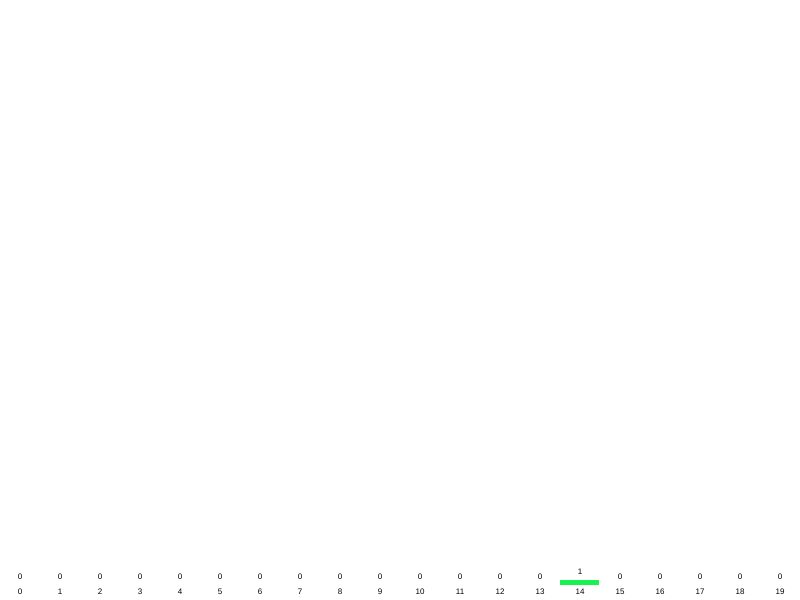
Frame 1 (no input)
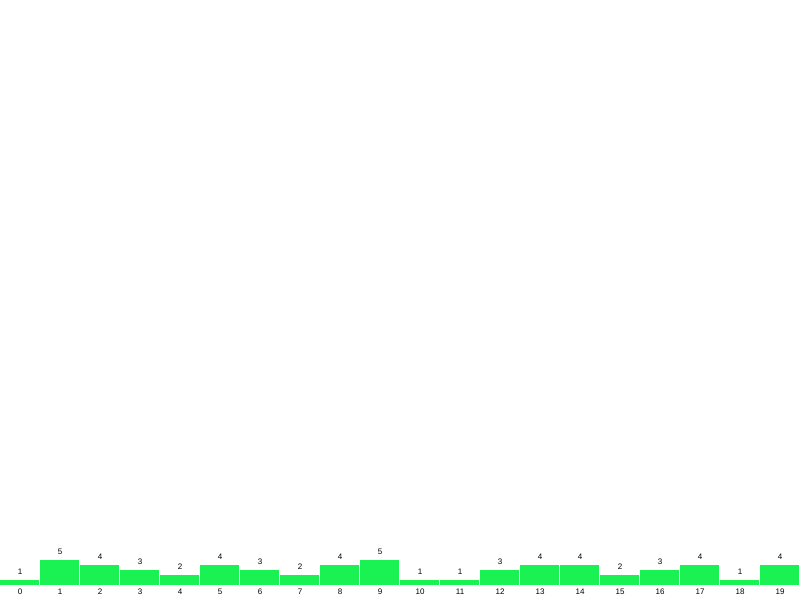
Frame 60 (no input)
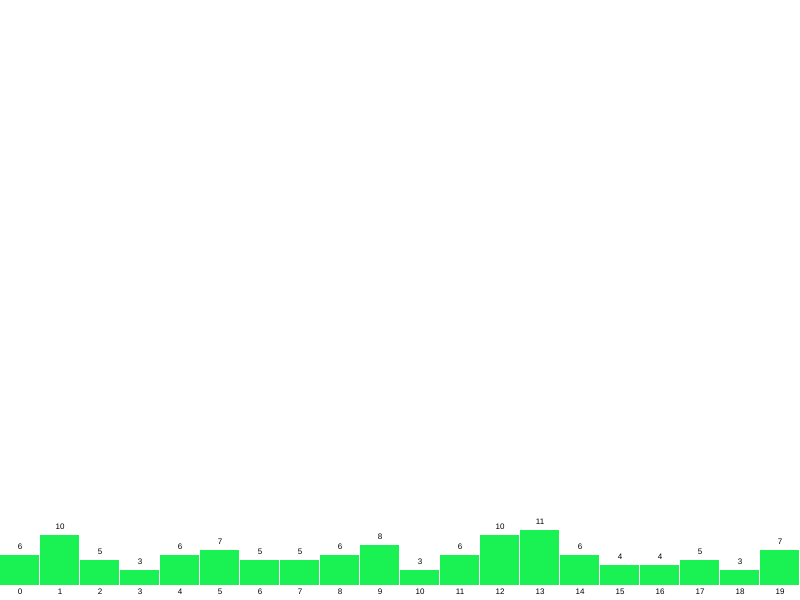
Frame 120 (the mouse pressed at the canvas centre since frame 60)

The p5.js sketch that drew these frames (run headless with seeded random() and noise() and a simulated clock; from frame 60 on, the mouse is pressed at the canvas centre):

// p5.js sketch
// ── sketch.js
let randomCounts = [];
let total = 20;
let gap = 4;

// Set minimum and maximum scaling factors
let minScalingFactor = 0.1;
let maxScalingFactor = 5;

// Set minimum and maximum text sizes
let minTextSize = 8;
let maxTextSize = 20;

function setup() {
  createCanvas(800, 600);

  for (let i = 0; i < total; i++) {
    randomCounts[i] = 0;
  }

  // Set text properties
  textAlign(CENTER, BOTTOM);
}

function draw() {
  background(255);

  // Increment a random bar
  let index = floor(random(randomCounts.length));
  randomCounts[index]++;

  // Find the maximum count in randomCounts[]
  let maxCount = max(randomCounts);

  // Estimate initial text size
  let estimatedTextSize = maxTextSize;

  // Initial calculation of available height
  let availableHeight = height - (estimatedTextSize * 2 + gap * 3);

  // Calculate scaling factor for the y-axis
  let scalingFactor = availableHeight / maxCount;

  // Constrain the scaling factor between minScalingFactor and maxScalingFactor
  scalingFactor = constrain(scalingFactor, minScalingFactor, maxScalingFactor);

  // Adjust text size inversely proportional to scaling factor
  let dynamicTextSize = constrain(1 / scalingFactor * 20, minTextSize, maxTextSize);

  // Update text size
  textSize(dynamicTextSize);

  // Recalculate text height
  let textHeight = textAscent() + textDescent();

  // Recalculate available height with the new text size
  availableHeight = height - (textHeight * 2 + gap * 3);

  // Recalculate scaling factor with the updated available height
  scalingFactor = availableHeight / maxCount;

  // Constrain the scaling factor again
  scalingFactor = constrain(scalingFactor, minScalingFactor, maxScalingFactor);

  // Set up the drawing context
  push();
  translate(0, height - textHeight - gap); // Move origin to bottom-left corner
  scale(1, -scalingFactor); // Flip y-axis and scale vertically

  let w = width / randomCounts.length;

  // Set fill color for the bars
  fill(26, 242, 83);
  noStroke();

  // Draw the bars
  for (let x = 0; x < randomCounts.length; x++) {
    let count = randomCounts[x];

    // Draw the bar starting from (x * w, 0)
    rect(x * w, 0, w - 1, count);
  }

  pop(); // Restore the original drawing context

  // Draw texts after restoring the context
  for (let x = 0; x < randomCounts.length; x++) {
    let count = randomCounts[x];
    let barX = x * w;
    let barHeight = count * scalingFactor;

    // Set text color
    fill(0); // Black color for text
    noStroke();

    // Calculate the position for the count text
    let barTopY = height - textHeight - gap - barHeight;

    // Display the count number above each bar
    text(count, barX + w / 2, barTopY - gap);

    // Display the index number below each bar
    text(x, barX + w / 2, height - gap);
  }
}
